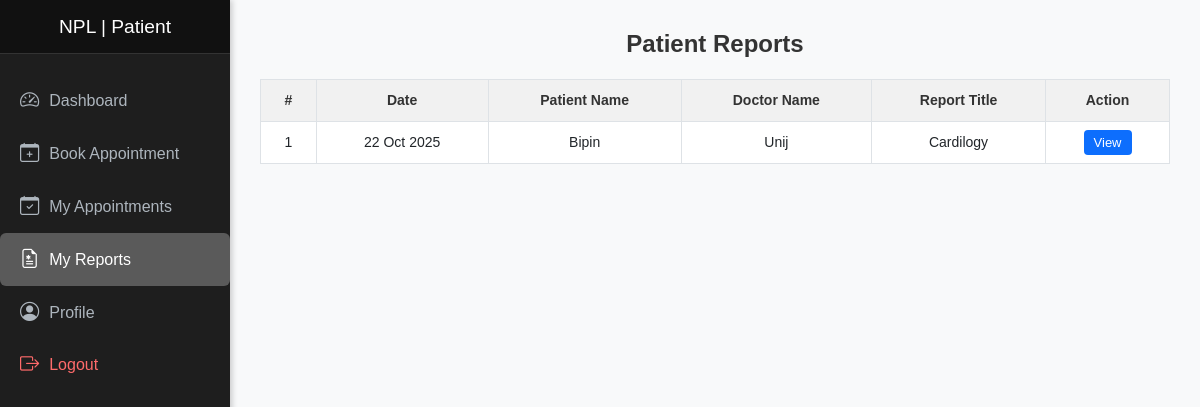
/Patient/patient_reports.php, run on the app's committed database.
### tables this page shows
CREATE TABLE `patient_reports` (
  `id` int(11) NOT NULL,
  `report_date` date NOT NULL,
  `patient_id` int(11) NOT NULL,
  `doctor_id` int(11) NOT NULL,
  `patient_name` varchar(150) NOT NULL,
  `age` int(3) DEFAULT NULL,
  `DOB` date NOT NULL,
  `gender` varchar(255) NOT NULL,
  `contact` varchar(20) DEFAULT NULL,
  `address` varchar(255) DEFAULT NULL,
  `blood_group` varchar(10) DEFAULT NULL,
  `doctor_name` varchar(150) NOT NULL,
  `doctor_contact` varchar(20) DEFAULT NULL,
  `report_title` varchar(255) NOT NULL,
  `report_description` text DEFAULT NULL,
  `medicine_prescription` text DEFAULT NULL,
  `report_file` varchar(255) DEFAULT NULL,
  `created_at` timestamp NOT NULL DEFAULT current_timestamp()
);

CREATE TABLE `patients` (
  `id` int(11) NOT NULL,
  `doctor_id` int(11) DEFAULT NULL,
  `patient_name` varchar(100) NOT NULL,
  `email` varchar(100) NOT NULL,
  `password` varchar(255) NOT NULL,
  `contact_no` varchar(20) DEFAULT NULL,
  `age` int(3) DEFAULT NULL,
  `gender` enum('Male','Female','Other') DEFAULT 'Male',
  `reset_token` varchar(255) DEFAULT NULL,
  `reset_expiry` datetime DEFAULT NULL,
  `created_at` timestamp NOT NULL DEFAULT current_timestamp()
);

CREATE TABLE `doctors` (
  `id` int(11) NOT NULL,
  `specialization_id` int(11) NOT NULL,
  `department_id` int(11) NOT NULL,
  `doctor_name` varchar(150) NOT NULL,
  `clinic_address` varchar(255) NOT NULL,
  `consultancy_fees` decimal(10,2) NOT NULL,
  `contact_no` varchar(20) NOT NULL,
  `email` varchar(100) NOT NULL,
  `password` varchar(255) NOT NULL,
  `created_at` timestamp NOT NULL DEFAULT current_timestamp(),
  `reset_token` varchar(255) DEFAULT NULL,
  `reset_expiry` datetime DEFAULT NULL
);

### Patient/patient_reports.php (the view, shortened to what this page needs)
<?php
include '../db.php';
include 'patient_sidebar.php';
$sql = "
SELECT r.*, p.patient_name AS p_name, p.gender, p.age, p.contact_no,
       d.doctor_name AS d_name, d.contact_no AS d_contact
FROM patient_reports r
JOIN patients p ON r.patient_id = p.id
JOIN doctors d ON r.doctor_id = d.id
ORDER BY r.created_at DESC
";
$result = $con->query($sql);
?>
<!DOCTYPE html>
<html lang="en">
<head>
</head>
<body>
<div class="main-content">
  <h2>Patient Reports</h2>
  <table>
    <thead>
      <tr>
        <th>#</th>
        <th>Date</th>
        <th>Patient Name</th>
        <th>Doctor Name</th>
        <th>Report Title</th>
        <th>Action</th>
      </tr>
    </thead>
    <tbody>
      <?php
      if ($result->num_rows > 0) {
          $i = 1;
          while ($row = $result->fetch_assoc()) {
              echo "<tr>
                      <td>{$i}</td>
                      <td>".date('d M Y', strtotime($row['report_date']))."</td>
                      <td>".htmlspecialchars($row['p_name'])."</td>
                      <td>".htmlspecialchars($row['d_name'])."</td>
                      <td>".htmlspecialchars($row['report_title'])."</td>
                      <td><a class='view-btn' href='view_report.php?id={$row['id']}'>View</a></td>
                    </tr>";
              $i++;
          }
      } else {
          echo "<tr><td colspan='6'>No reports found</td></tr>";
      }
      ?>
    </tbody>
  </table>
</div>
</body>
</html>

### Patient/patient_sidebar.php (style rules this page uses)
body { margin: 0; font-family: 'Segoe UI', Arial, sans-serif; }

### Patient/patient_reports.php (style rules this page uses)
body { margin: 0; font-family: "Poppins", Arial, sans-serif; background: #f8f9fa; display: flex; }
.main-content { margin-left: 230px; padding: 30px; flex: 1; }
h2 { font-size: 24px; color: #333; margin-bottom: 20px; text-align: center; font-weight: 600; }
table { width: 100%; border-collapse: collapse; background: #fff; font-size: 14px; }
th, td { padding: 10px 12px; border: 1px solid #dee2e6; text-align: center; }
th { background: #f1f1f1; font-weight: 600; color: #333; }
a.view-btn { background: #0d6efd; color: #fff; text-decoration: none; padding: 5px 10px; border-radius: 4px; font-size: 13px; }

### data on the page
patient_reports: report_date "22 Oct 2025", patient.patient_name "Bipin", doctor.doctor_name "Unij", report_title "Cardilogy"
